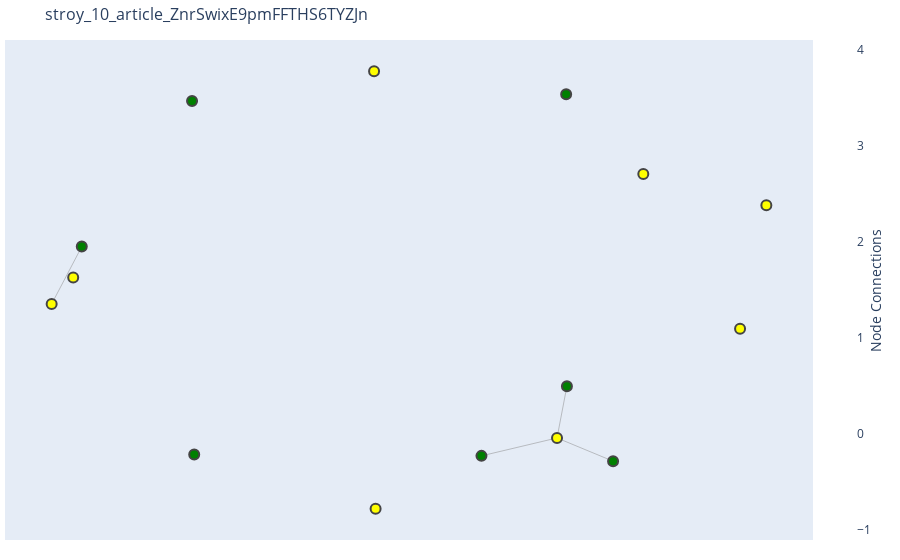

The notebook cell saved with this chart:
### Code cell
%matplotlib inline
fig = go.Figure(data=[edge_trace, node_trace],
             layout=go.Layout(
                title='_'.join(pair),
                titlefont_size=16,
                showlegend=False,
                hovermode='closest',
                margin=dict(b=20,l=5,r=5,t=40),
                xaxis=dict(showgrid=False, zeroline=False, showticklabels=False),
                yaxis=dict(showgrid=False, zeroline=False, showticklabels=False))
                )
fig.show()

### Figure 1 — Plotly figure (JSON) as saved in the notebook; plotly's stock layout.template omitted (floating-point values rounded to 4 significant figures)
{"data": [{"hoverinfo": "none", "line": {"color": "#888", "width": 0.5}, "mode": "lines", "type": "scatter", "x": [0.3933, 0.3671, null, -0.892, -0.9718, null, 0.5156, 0.3671, null, 0.1669, 0.3671, null], "y": [-0.374, -0.5997, null, 0.235, -0.01544, null, -0.7011, -0.5997, null, -0.6779, -0.5997, null]}, {"hoverinfo": "text", "marker": {"color": ["yellow", "green", "green", "green", "green", "green", "green", "green", "yellow", "yellow", "yellow", "yellow", "yellow", "yellow", "yellow"], "colorbar": {"thickness": 15, "title": {"side": "right", "text": "Node Connections"}, "xanchor": "left"}, "colorscale": [[0, "rgb(255,255,229)"], [0.125, "rgb(247,252,185)"], [0.25, "rgb(217,240,163)"], [0.375, "rgb(173,221,142)"], [0.5, "rgb(120,198,121)"], [0.625, "rgb(65,171,93)"], [0.75, "rgb(35,132,67)"], [0.875, "rgb(0,104,55)"], [1, "rgb(0,69,41)"]], "line": {"width": 2}, "reversescale": true, "showscale": true, "size": 10}, "mode": "markers", "text": ["Text: The Bureau of Labor Statistics reported Wednesday that the Consumer Price Index, which economists use to measure inflation, rose 0.8% in April and 0.6% in March, marking a 4.2% 12-month increase.", "Text: Consumer prices jumped at the fastest pace in more than a decade in April, surprising economists and intensifying a debate on Wall Street and in Washington over whether inflation might reach levels that would squeeze households and ultimately undermine the recovery.", "Text: Economists and central bank officials said the numbers reflected pandemic-driven trends that would most likely prove temporary.", "Text: But investors and politicians are worried that prices will keep climbing — potentially pressuring the Federal Reserve to lift interest rates sharply.", "Text: That could slow economic growth and send stock prices plummeting.", "Text: On Wednesday, stocks slumped more than 2 percent, their biggest decline since late February, after the government reported in the morning that the closely monitored Consumer Price Index climbed 4.2 percent in April from a year earlier, its fastest pace since 2008.", "Text: Hanging over the debate is America’s inflationary experience in the 1960s and 1970s, when big government spending, an oil crisis, a slow-moving Fed and the final end of the gold standard converged to send price gains to double-digit heights.", "Text: The central bank got things under control only by lifting interest rates to punishing levels, at a grave cost to the housing market and ultimately the job market.", "Text: This was the largest monthly increase since 2009 and the largest yearly increase since 2008, when prices rose 4.9% year-over-year.", "Text: While the CPI measures prices for a common “basket of goods,” not all prices rose equally; used car and truck prices rose 10% in the month of April alone, accounting for a third of the overall monthly increase.", "Text: Additionally, food prices rose 2.4% and energy prices rose 25.1% over the last 12 months.", "Text: Part of the April 2021 yearly increase came from unusually low inflation in early 2020, which saw the largest monthly decrease since 2008.", "Text: Federal Reserve officials said as recently as Tuesday that they expected prices to rise temporarily and then slow down once supply chains recovered from the coronavirus pandemic.", "Text: Coverage was most prominent in business-focused outlets, with coverage from across the spectrum reporting similarly on the data and the context behind it.", "Text: Coverage from some right-rated outlets focused more on the Biden administration, attributing the price increase to the “Biden economy.”"], "type": "scatter", "x": [0.9217, 0.3933, -0.892, 0.3913, -0.5941, 0.5156, 0.1669, -0.5999, 0.5957, -0.9147, 0.8521, 0.3671, -0.9718, -0.1136, -0.1176], "y": [0.4153, -0.374, 0.235, 0.8993, -0.6715, -0.7011, -0.6779, 0.8701, 0.5514, 0.1004, -0.1232, -0.5997, -0.01544, -0.9086, 1]}], "layout": {"hovermode": "closest", "margin": {"b": 20, "l": 5, "r": 5, "t": 40}, "showlegend": false, "title": {"font": {"size": 16}, "text": "stroy_10_article_ZnrSwixE9pmFFTHS6TYZJn"}, "xaxis": {"showgrid": false, "showticklabels": false, "zeroline": false}, "yaxis": {"showgrid": false, "showticklabels": false, "zeroline": false}}}
